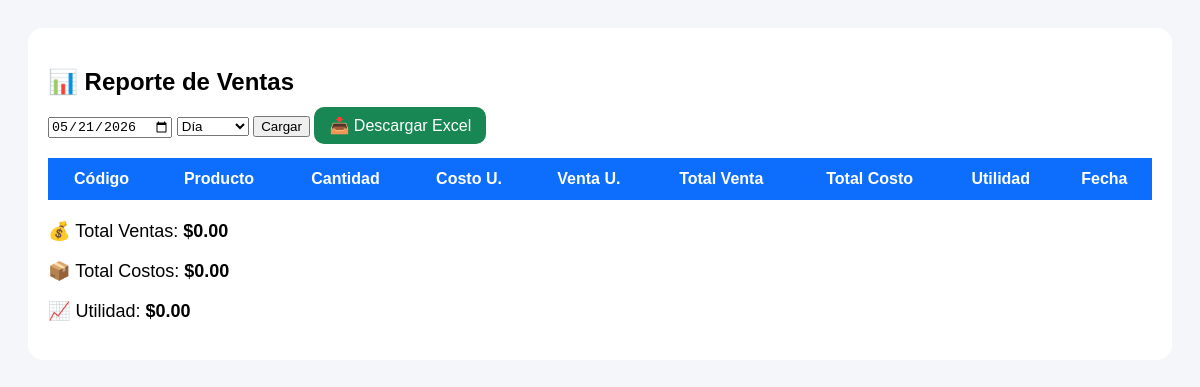
Before: /reportes/reporte_ventas.php (signed in) with the older database file.
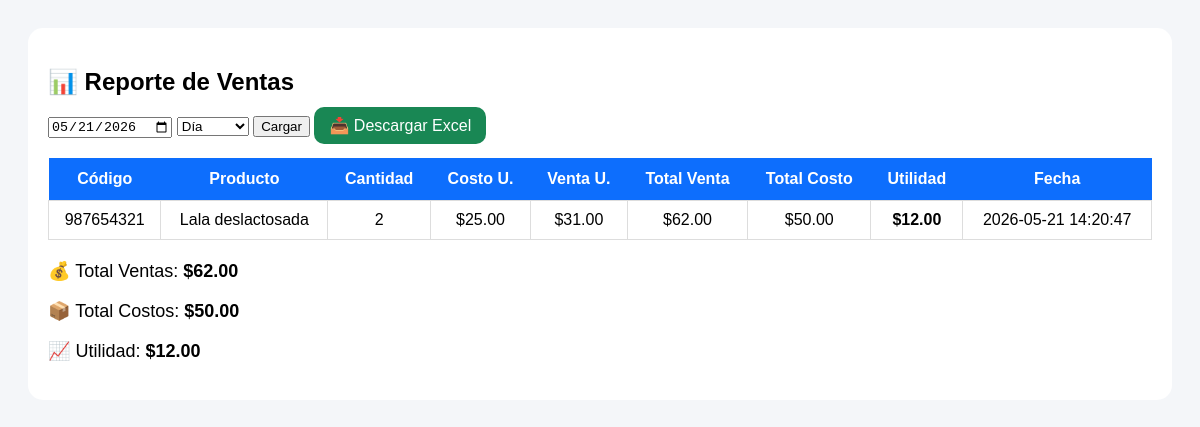
After: the same page with the newer database file.
### tables this page shows
CREATE TABLE `detalle_venta` (
  `id` int(11) NOT NULL,
  `venta_id` int(11) DEFAULT NULL,
  `producto_id` int(11) DEFAULT NULL,
  `cantidad` int(11) DEFAULT NULL,
  `precio` decimal(10,2) DEFAULT NULL,
  `subtotal` decimal(10,2) DEFAULT NULL
);

CREATE TABLE `productos` (
  `id` int(11) NOT NULL,
  `codigo_barras` varchar(50) DEFAULT NULL,
  `nombre` varchar(150) NOT NULL,
  `descripcion` text DEFAULT NULL,
  `precio_compra` decimal(10,2) DEFAULT NULL,
  `precio_venta` decimal(10,2) DEFAULT NULL,
  `stock` int(11) DEFAULT 0,
  `categoria_id` int(11) DEFAULT NULL
);

CREATE TABLE `ventas` (
  `id` int(11) NOT NULL,
  `fecha` datetime DEFAULT current_timestamp(),
  `total` decimal(10,2) DEFAULT NULL,
  `recibido` decimal(10,2) DEFAULT 0.00,
  `cambio` decimal(10,2) DEFAULT 0.00,
  `usuario_id` int(11) DEFAULT NULL,
  `metodo_pago` varchar(50) DEFAULT 'efectivo',
  `estado` enum('completada','cancelada') DEFAULT 'completada',
  `subtotal` decimal(10,2) DEFAULT 0.00,
  `descuento` decimal(10,2) DEFAULT 0.00,
  `iva` decimal(10,2) DEFAULT 0.00
);

### reportes/reporte_ventas.php (the view, shortened to what this page needs)
<?php
include("../config/db.php");
$tipo = $_GET['tipo'] ?? 'dia';
$fecha = $_GET['fecha'] ?? date('Y-m-d');
$where = "";
if($tipo == 'dia'){
    $where = "DATE(v.fecha) = '$fecha'";
}
elseif($tipo == 'semana'){
    $where = "YEARWEEK(v.fecha,1)=YEARWEEK('$fecha',1)";
}
elseif($tipo == 'mes'){
    $where = "MONTH(v.fecha)=MONTH('$fecha')
              AND YEAR(v.fecha)=YEAR('$fecha')";
}
elseif($tipo == 'anio'){
    $where = "YEAR(v.fecha)=YEAR('$fecha')";
}
$sql = "
SELECT
p.codigo_barras,
p.nombre,
dv.cantidad,
p.precio_compra,
p.precio_venta,
(dv.cantidad * p.precio_venta) AS total_venta,
(dv.cantidad * p.precio_compra) AS total_costo,
(
(dv.cantidad * p.precio_venta)
-
(dv.cantidad * p.precio_compra)
) AS utilidad,
v.fecha
FROM detalle_venta dv
INNER JOIN productos p
ON dv.producto_id = p.id
INNER JOIN ventas v
ON dv.venta_id = v.id
WHERE dv.venta_id IS NOT NULL
AND $where
ORDER BY v.fecha DESC
";
$ventas = $conexion->query($sql)->fetchAll();
$totalVentas = 0;
$totalCostos = 0;
$totalUtilidad = 0;
?>
<!DOCTYPE html>
<html lang="es">
<head>
</head>
<body>
<div class="card">
<h2>📊 Reporte de Ventas</h2>
<form method="GET">
<input type="date" name="fecha"
value="<?php echo $fecha; ?>">
<select name="tipo">
<option value="dia">Día</option>
</select>
<button type="submit">
Cargar
</button>
<a class="btn"
href="generar_excel.php?tipo=<?php echo $tipo; ?>&fecha=<?php echo $fecha; ?>">
📥 Descargar Excel
</a>
</form>
<table>
<tr>
<th>Código</th>
<th>Producto</th>
<th>Cantidad</th>
<th>Costo U.</th>
<th>Venta U.</th>
<th>Total Venta</th>
<th>Total Costo</th>
<th>Utilidad</th>
<th>Fecha</th>
</tr>
<?php foreach($ventas as $v): ?>
<?php
$totalVentas += $v['total_venta'];
$totalCostos += $v['total_costo'];
$totalUtilidad += $v['utilidad'];
?>
<tr>
<td><?php echo $v['codigo_barras']; ?></td>
<td><?php echo $v['nombre']; ?></td>
<td><?php echo $v['cantidad']; ?></td>
<td>$<?php echo number_format($v['precio_compra'],2); ?></td>
<td>$<?php echo number_format($v['precio_venta'],2); ?></td>
<td>$<?php echo number_format($v['total_venta'],2); ?></td>
<td>$<?php echo number_format($v['total_costo'],2); ?></td>
<td>
<b>
$<?php echo number_format($v['utilidad'],2); ?>
</b>
</td>
<td><?php echo $v['fecha']; ?></td>
</tr>
<?php endforeach; ?>
</table>
<div class="resumen">
<p>
💰 Total Ventas:
<b>$<?php echo number_format($totalVentas,2); ?></b>
</p>
<p>
📦 Total Costos:
<b>$<?php echo number_format($totalCostos,2); ?></b>
</p>
<p>
📈 Utilidad:
<b>$<?php echo number_format($totalUtilidad,2); ?></b>
</p>
</div>
</div>
</body>
</html>

Changed rows visible on the page:
added detalle_venta: producto.codigo_barras "987654321", producto.nombre "Lala deslactosada", cantidad "2", producto.precio_compra "25.00", producto.precio_venta "31.00", total_venta "62.00", total_costo "50.00", utilidad "12.00", venta.fecha "2026-05-21 14:20:47"
Other visible differences:
$totalVentas: "0.00" → "62.00"
$totalCostos: "0.00" → "50.00"
$totalUtilidad: "0.00" → "12.00"
